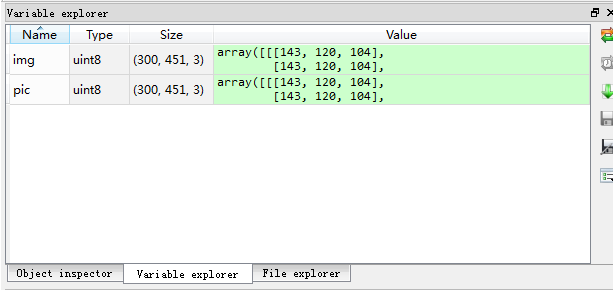
#> input picture images/Spyder.png, 613 x 290 px; its folder holds only this picture in this run
$ jupyter execute 'Python数字图像处理（5）：图像的批量处理.ipynb'
#> lines starting #> are read from the running program, lines starting #| are printed output that depends on the picture
有写时候我们不仅要对一张图片进行处理，可能还会对一批图片处理。我们可以通过循环来执行处理，也可以调用程序自带的图片集合来处理。

图片集合函数为：

**skimage.io.ImageCollection(load_pattern,load_func=None)**

这个函数是放在 io 模块内的，带两个参数：
- 第一个参数 load_pattern ,表示图片组的路径，可以是一个 str 字符串；
- 第二个参数 load_func 是一个回调函数，我们对图片进行批量处理就可以通过这个回调函数实现。
  回调函数默认为 imread() ,即默认这个函数是批量读取图片。

先看一个例子：

[cell 1]
import skimage.io as io
from skimage import data_dir
str=data_dir +'/*.png'  #把系统的图片加起来
coll=io.ImageCollection(str)
#> coll = 23 items
print(len(coll))
#| 23

显示结果是27，说明系统自带了27张 png 的示例图片，这些图片都读取了出来，放在图片集合 coll 里。

如果我们想显示其中的一张图片，则可以在后面加上一行代码：

[cell 2]
io.imshow(coll[10])
io.show()
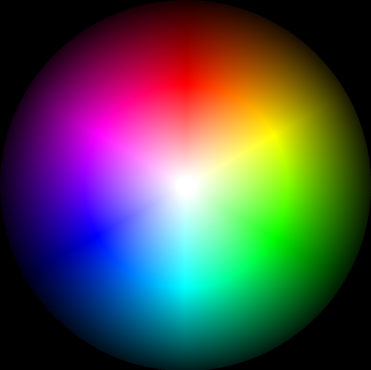
#> shown: shape (370, 371, 3); mean R, G, B 76.2, 76.5, 76.3

如果一个文件夹里，我们既存放了一些 jpg 格式的图片，又存放了一些 png 格式的图片，现在想把他们全部读取出来，应该这么做：

[cell 3]
import skimage.io as io
from skimage import data_dir
str='images/*.jpg:images/*.png'  #用冒号来串联
coll=io.ImageCollection(str)
#> coll = 1 item
print(len(coll))
#| 1

注意这个地方**'images/*.jpg:images/*.png'**，是两个字符串合在一起的;

第一个是**'images/*.jpg'**, 第二个是**'images/*.png' **;

合在一起后，中间用冒号来隔开，这样就可以把 images 文件夹下的 jpg 和 png 格式的图片都读取出来。

如果还想读取存放在其它地方的图片，也可以一并加进去，只是中间同样用冒号来隔开。

**注释：**

- io.ImageCollection 可以通过并联加 ” : ” 的方式将文件夹里面符合某一种格式的图像全部导入进来
- 导进来之后是 RGB 的 numpy 的 array 格式，与 caffe 的 ImageData 很像。
- 通过 io.imshow 来展示图像。

**io.ImageCollection()** 这个函数省略第二个参数，就是批量读取。

如果我们不是想批量读取，而是其它批量操作，如批量转换为灰度图，那又该怎么做呢？

那么先需要定义一个函数，然后将这个函数作为第二个参数，如：

[cell 4]
from skimage import data_dir,io,color

def convert_gray(f):
    rgb=io.imread(f)
    return color.rgb2gray(rgb)

str=data_dir+'/*.png'
#批量转化为灰度图（回调函数）
coll=io.ImageCollection(str,load_func=convert_gray)
#> coll = 23 items
io.imshow(coll[10])
io.show()

这种批量操作对视频处理是极其有用的，因为视频就是一系列的图片组合。

[cell 5]
from skimage import data_dir,io,color

class AVILoader:
    video_file='myvideo.avi'

    def __call__(self,frame):
        return video_read(self.video_file,frame)

avi_load=AVILoader()

frames=range(0,1000,10)  #0,10,20,...
ic=io.ImageCollection(frames,load_func=avi_load)

这段代码的意思就是，将 myvideo.avi 这个视频中每隔10帧的图片读取出来，放在图片合集中。

得到图片合集以后，我们还可以将这些图片连接起来，构成一个维度更高的数组，连接图盘的函数为：

**skimage.io.concatenate_images(ic)**

带一个参数，就是以上的图片集合，如：

[cell 6]
from skimage import data_dir,io,color
coll=io.ImageCollection('images/*.png')
#> coll = 1 item
mat=io.concatenate_images(coll)

**注意：**
使用 concatenate_images(ic) 函数的前提是读取的这些图片尺寸必须一致，否则会出错。

下一次改正，用 Python 语法批量修改

我们看看图片连接的维度变化：

[cell 7]
from skimage import data_dir,io,color
coll=io.ImageCollection('images/*.png')
print(len(coll))   #连接的图片数量
#| 1
print(coll[0].shape) #连接前的图片尺寸，所有的都一样
#| (290, 613, 3)
mat=io.concatenate_images(coll)
print(mat.shape)    #连接后的数组尺寸
#| (1, 290, 613, 3)

我们可以看到，将2个三维数组，连接成了一个4维数组。

如果我们对图片进行批量操作后，想把操作后的结果保存起来，也是可以办到的。

**例：** 把系统自带的所有的 png 图片，全部转化为 256*256 的 jpg 格式灰度图，保存在 images 文件夹下

改变图片的大小，我们可以使用 transfrom 模块的 resize() 函数，后续会讲到这个模块

[cell 8]
from skimage import data_dir,io,transform,color
import numpy as np
def convert_gray(f):
    rgb=io.imread(f)    #依次读取rgb图片
    gray=color.rgb2gray(rgb)  #将rgb图片转换为灰度图
    dst=transform.resize(gray,(256,256))  #将灰度图片大小转换为 256*256
    return dst

str=data_dir+'/*.png'
coll=io.ImageCollection(str,load_func=convert_gray)
#> coll = 23 items
#通过 ImageCollection 函数中的参数 load_func对导入图像进行处理
for i in range(len(coll)):
    io.imsave('images/'+np.str(i)+'.jpg',coll[i])
#> this loop made 23 passes
#> pass 1, `io.imsave('images/'+np.str(i)+'.jpg',coll[i])`:
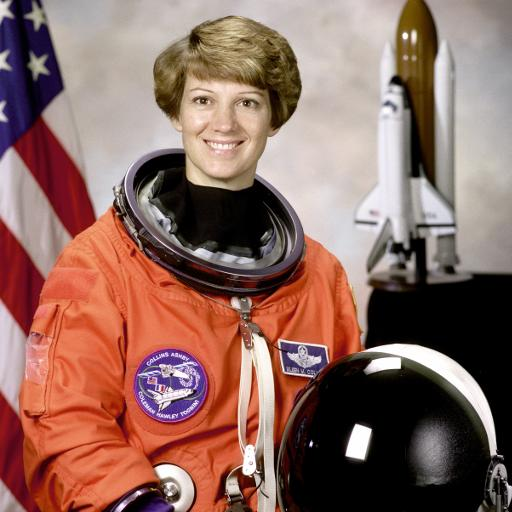
#> saved as 0.jpg: shape (512, 512, 3); mean R, G, B 141.6, 105.8, 96.6
#> pass 2, `io.imsave('images/'+np.str(i)+'.jpg',coll[i])`:
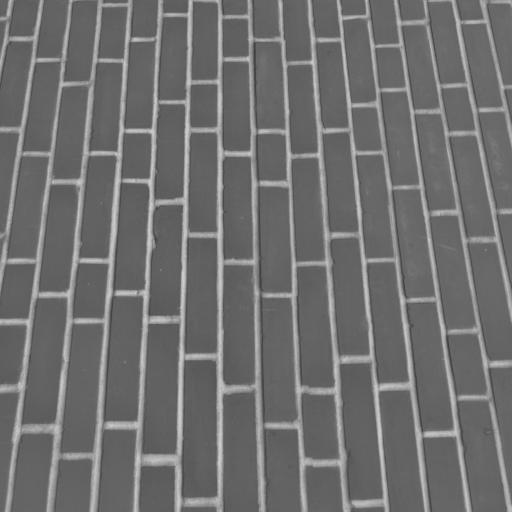
#> saved as 1.jpg: shape (512, 512); min 58, max 210, mean 111.4
    #循环保存图片，保存函数 io.imsave()
